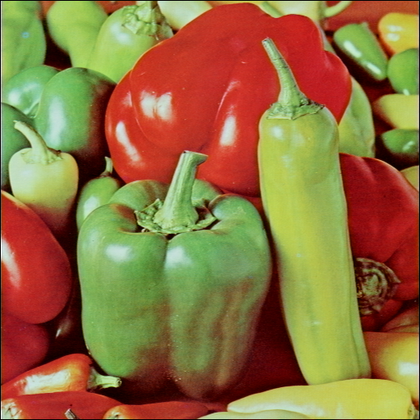
%> input picture Assignment 1/peppers.bmp, 420 x 420 px, shrunk from 512 x 512 before the run
$ octave Assignment_1.m   (GNU Octave 9; MATLAB toolbox functions it lacks are replaced by stand-ins)
%> lines starting %> are read from the running program, lines starting %| are printed output that depends on the picture; in (x1, y1, x2, y2) boxes, pixels count from 0 and x2, y2 are one past the last pixel; in counts of white or black regions, pixels touching at a corner belong together; the program's own positions count from 1; long printed decimals are rounded
### Assignment 1/MyBlur.m
function [BI] = MyBlur(I)

[R,C,D] = size(I);
if (D==1)
    sh = zeros(R,C);

for i = 1:4:R
    for j = 1:4:C
        Shiv_Average = uint8(mean2(I(i:i+3,j:j+3)));
        sh(i:i+3,j:j+3) = Shiv_Average;
    end
end
    BI = sh;

else

I = im2double(I);
RED = I(:,:,1);
GREEN = I(:,:,2);
BLUE = I(:,:,3);

BI1 = zeros(R,C);
BI2 = zeros(R,C);
BI3 = zeros(R,C);

for i = 1:4:R
    for j = 1:4:C
        BI1(i:i+3,j:j+3) = (mean2(RED(i:i+3,j:j+3)));
        BI2(i:i+3,j:j+3) = (mean2(GREEN(i:i+3,j:j+3)));
        BI3(i:i+3,j:j+3) = (mean2(BLUE(i:i+3,j:j+3)));
    end
end

BI = cat(3,BI1,BI2,BI3);
end
end

### Assignment 1/Assignment_1.m
A = imread('peppers.bmp');
%> A is the input picture: size 420x420x3 uint8; mean R, G, B 144.2, 112.9, 64.2
figure,imshow(A);
title("Original RGB color Image");

disp('-----Done for Question 1-----');
pause;

B = rgb2gray(A);
TB = permute(B, [2 1 3]);
VB = flipud(B);
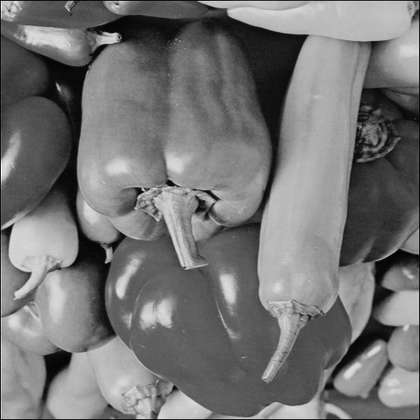
%> VB: size 420x420 uint8; min 3, max 253, mean 116.7; mean of the top-left, top-right, bottom-left and bottom-right quarters 102.7, 116.7, 131.7, 115.6
HB = fliplr(B);
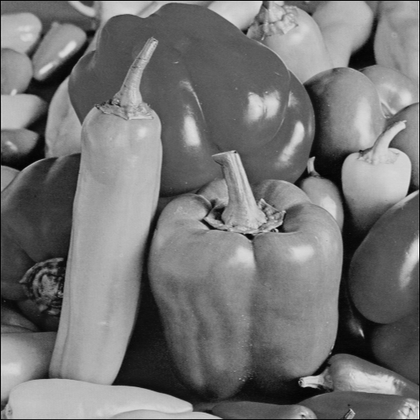
%> HB: size 420x420 uint8; min 3, max 253, mean 116.7; mean of the top-left, top-right, bottom-left and bottom-right quarters 115.6, 131.7, 116.7, 102.7

figure;
subplot(2,2,1), imshow(B);
title("B");
subplot(2,2,2), imshow(TB);
title("TB");
subplot(2,2,3), imshow(VB);
title("VB");
subplot(2,2,4), imshow(HB);
title("HB");

Mean_B = mean2(B(:))
%> Mean_B = 116.7
Max_B = max(B(:));
%> Max_B = 253
Min_B = min(B(:));
%> Min_B = 3
Median_B = median(B(:));
%> Median_B = 117

fprintf('Maximum Intensity Value - %d\n', Max_B);
%| Maximum Intensity Value - 253
fprintf('Minimum Intensity Value - %d\n', Min_B);
%| Minimum Intensity Value - 3
fprintf('Mean Intensity Value - %f\n', Mean_B);
%| Mean Intensity Value - 116.666
fprintf('Median Intensity Value - %d\n', Median_B);
%| Median Intensity Value - 117

disp('-----Done for Question 2-----');
pause;

C = im2double(B);
D = mat2gray(C);

figure,imshow(D);

disp('-----Done for Question 3-----');
pause;

% threshold
threshold = 0.4;

image = im2double(D);
E=image;
E(E<0.4)=0;
E(E>0.4)=1;
image_thresholded=E;

bw1 = image_thresholded;
%figure,imshow(bw1);

bw2 = im2bw(D,0.4);
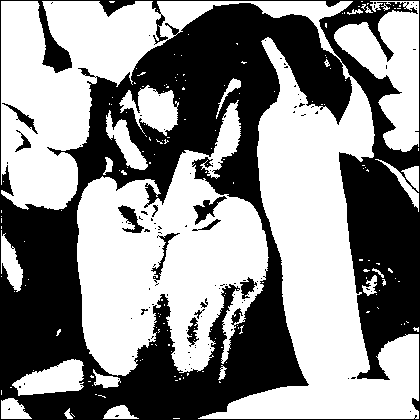
%> bw2: size 420x420 logical; 55.6% white; 104 black regions (91 under 20 px), largest, box (x1, y1, x2, y2) and area: (0, 0, 420, 420) 76309, (193, 196, 227, 225) 332, (118, 205, 144, 233) 315

figure;
subplot(1,2,1), imshow(bw1);
title("My method bw1");
subplot(1,2,2), imshow(bw2);
title("Matlab method bw2");

if bw1==bw2
    disp('bw1 and bw2 are the same');
else
    disp('bw1 and bw2 are not the same');
end

disp('-----Done for Question 4-----');


pause;

A2 = MyBlur(A);
%> after the loop in MyBlur, `for i = 1:4:R`:
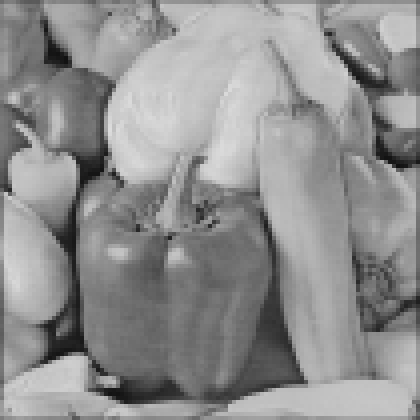
%> BI1: size 420x420 double; min 0.0657, max 0.865, mean 0.565
%> after the loop in MyBlur, `for i = 1:4:R`:
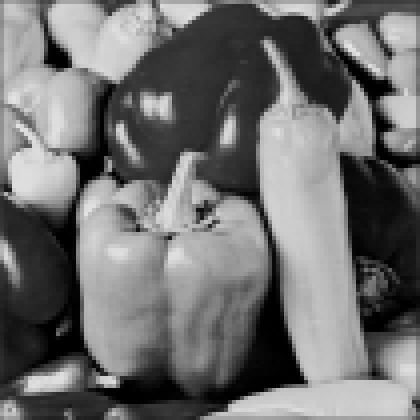
%> BI2: size 420x420 double; min 0, max 0.902, mean 0.443
%> after the loop in MyBlur, `for i = 1:4:R`:
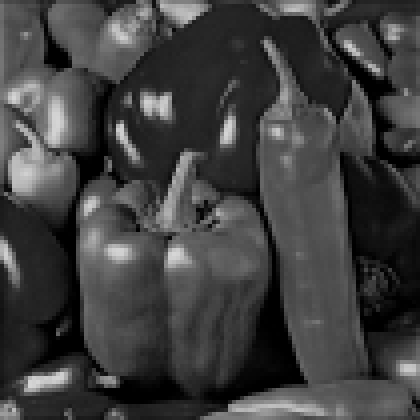
%> BI3: size 420x420 double; min 0, max 0.842, mean 0.252
B2 = MyBlur(B);
%> after the loop in MyBlur (call 2), `for i = 1:4:R`:
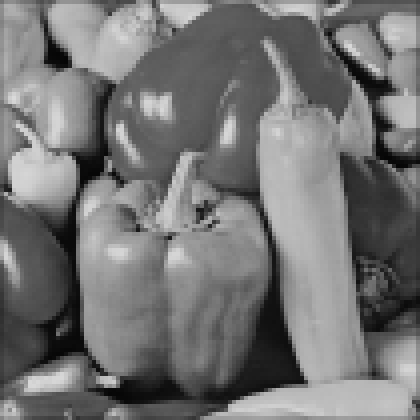
%> sh: size 420x420 double; min 5, max 218, mean 116.7

figure;
subplot(2,2,1), imshow(A);
title("A");
subplot(2,2,2), imshow(B);
title("B");
subplot(2,2,3), imshow(A2,[]);
title("A2");
subplot(2,2,4), imshow(B2,[]);
title("B2");

pause;
disp('-----Done for Question 5-----');
